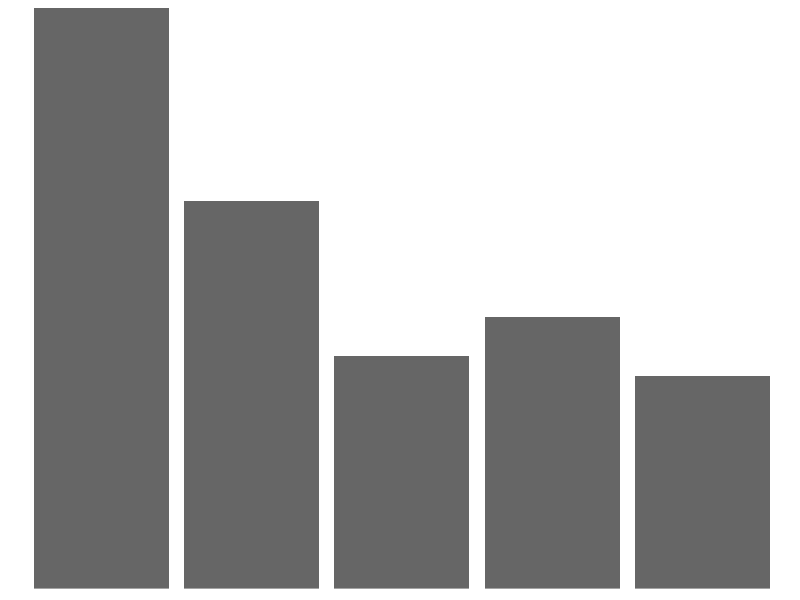

Write R code to recreate this figure. (Note: this script raises an error after producing the figure.)

library(ggplot2)



# Bar chart ---------------------------------------------------------------
dat <- data.frame("party" = LETTERS[1:5],
                  "share" = c(30,20,12,14,11))
gg <- ggplot(dat, aes(x = party, weight = share)) +
  scale_y_continuous(expand = c(0,0)) +
  theme_minimal() +
  theme(axis.title = element_blank(),
        axis.text = element_blank(),
        axis.ticks = element_blank(),
        panel.grid = element_blank())

gg + geom_bar(fill = "gray40") +
  ggsave("../figures/motivation_pictoBar.pdf", height = 4, width = 5)
gg + geom_bar(fill = "firebrick1") +
  ggsave("../figures/motivation_pictoBar_col.pdf", height = 4, width = 5)


# Density chart -----------------------------------------------------------
set.seed(2018)
dat2 <- data.frame("x" = c(rnorm(20000,50,4), rnorm(13000,40,3.5)))
dat2$x[dat2$x < 31] <- 31
dat2$x[dat2$x > 61.5] <- 61.5
gg2 <- ggplot(dat2, aes(x = x)) +
  scale_y_continuous(expand = c(0,0)) +
  scale_x_continuous(expand = c(0,0)) +
  theme_minimal() +
  theme(axis.title = element_blank(),
        axis.text = element_blank(),
        axis.ticks = element_blank(),
        panel.grid = element_blank())

gg2 + geom_density(fill = "gray50", col = "gray40") +
  ggsave("../figures/motivation_pictoDens.pdf", height = 4, width = 5)
gg2 + geom_density(fill = "#33CC00", col = "#3CA518") +
  ggsave("../figures/motivation_pictoDens_col.pdf", height = 4, width = 5)
